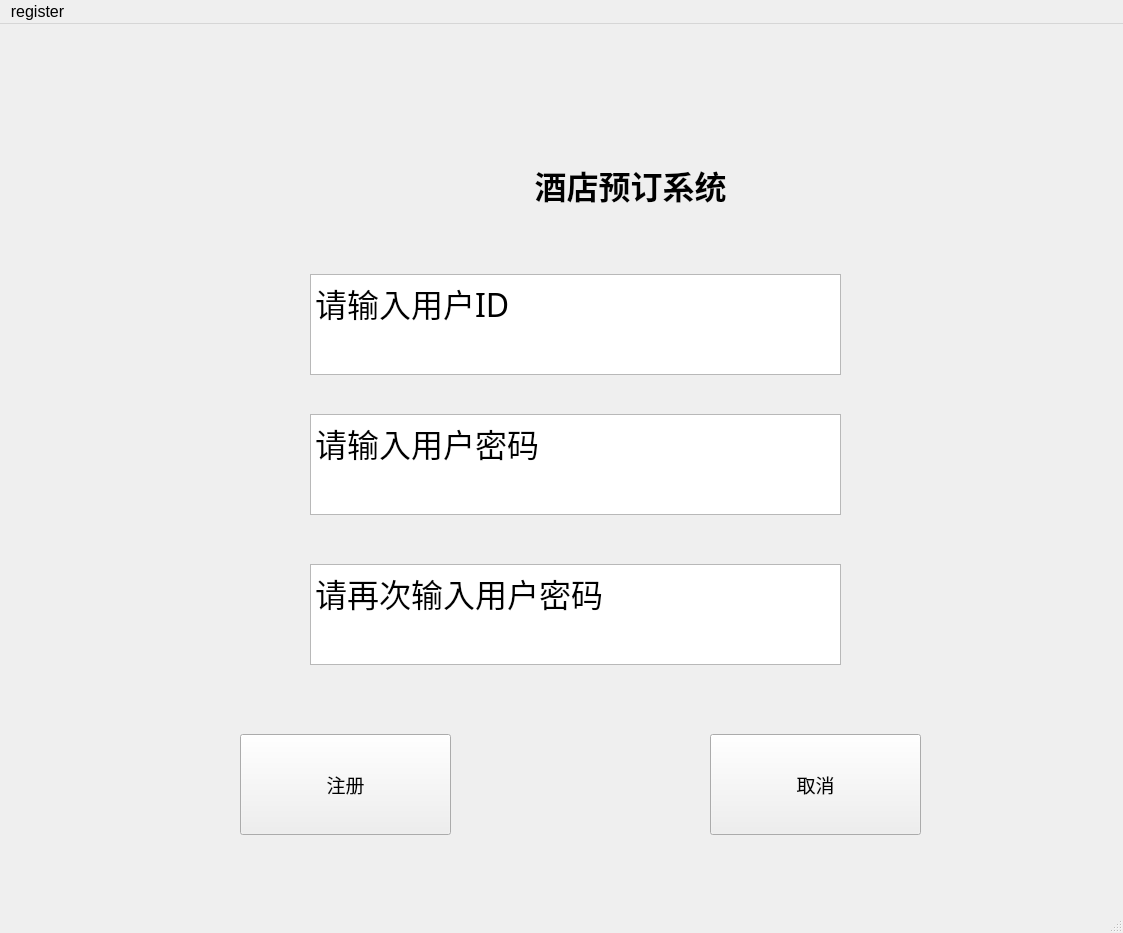
<?xml version="1.0" encoding="UTF-8"?>
<ui version="4.0">
 <class>MainWindow</class>
 <widget class="QMainWindow" name="MainWindow">
  <property name="geometry">
   <rect>
    <x>0</x>
    <y>0</y>
    <width>1123</width>
    <height>933</height>
   </rect>
  </property>
  <property name="font">
   <font>
    <pointsize>12</pointsize>
   </font>
  </property>
  <property name="windowTitle">
   <string>Python酒店管理系统</string>
  </property>
  <widget class="QWidget" name="centralwidget">
   <widget class="QPushButton" name="pushButton_cancel">
    <property name="geometry">
     <rect>
      <x>710</x>
      <y>710</y>
      <width>211</width>
      <height>101</height>
     </rect>
    </property>
    <property name="font">
     <font>
      <pointsize>14</pointsize>
     </font>
    </property>
    <property name="text">
     <string>取消</string>
    </property>
   </widget>
   <widget class="QPlainTextEdit" name="plainTextEdit_account">
    <property name="geometry">
     <rect>
      <x>310</x>
      <y>250</y>
      <width>531</width>
      <height>101</height>
     </rect>
    </property>
    <property name="font">
     <font>
      <family>Adobe Devanagari</family>
      <pointsize>24</pointsize>
      <weight>50</weight>
      <bold>false</bold>
     </font>
    </property>
    <property name="plainText">
     <string>请输入用户ID</string>
    </property>
   </widget>
   <widget class="QLabel" name="label">
    <property name="geometry">
     <rect>
      <x>460</x>
      <y>120</y>
      <width>341</width>
      <height>81</height>
     </rect>
    </property>
    <property name="font">
     <font>
      <pointsize>24</pointsize>
      <weight>75</weight>
      <bold>true</bold>
     </font>
    </property>
    <property name="text">
     <string>酒店预订系统</string>
    </property>
    <property name="alignment">
     <set>Qt::AlignCenter</set>
    </property>
   </widget>
   <widget class="QPushButton" name="pushButton_register">
    <property name="geometry">
     <rect>
      <x>240</x>
      <y>710</y>
      <width>211</width>
      <height>101</height>
     </rect>
    </property>
    <property name="font">
     <font>
      <pointsize>14</pointsize>
     </font>
    </property>
    <property name="text">
     <string>注册</string>
    </property>
   </widget>
   <widget class="QPlainTextEdit" name="plainTextEdit_password">
    <property name="geometry">
     <rect>
      <x>310</x>
      <y>390</y>
      <width>531</width>
      <height>101</height>
     </rect>
    </property>
    <property name="font">
     <font>
      <family>Adobe Devanagari</family>
      <pointsize>24</pointsize>
      <weight>50</weight>
      <bold>false</bold>
     </font>
    </property>
    <property name="plainText">
     <string>请输入用户密码</string>
    </property>
   </widget>
   <widget class="QLabel" name="label_2">
    <property name="geometry">
     <rect>
      <x>370</x>
      <y>110</y>
      <width>141</width>
      <height>101</height>
     </rect>
    </property>
    <property name="text">
     <string/>
    </property>
    <property name="pixmap">
     <pixmap>C:/Users/jqyyd/Desktop/屏幕截图 2023-06-26 230630.jpg</pixmap>
    </property>
   </widget>
   <widget class="QPlainTextEdit" name="plainTextEdit_password_2">
    <property name="geometry">
     <rect>
      <x>310</x>
      <y>540</y>
      <width>531</width>
      <height>101</height>
     </rect>
    </property>
    <property name="font">
     <font>
      <family>Adobe Devanagari</family>
      <pointsize>24</pointsize>
      <weight>50</weight>
      <bold>false</bold>
     </font>
    </property>
    <property name="plainText">
     <string>请再次输入用户密码</string>
    </property>
   </widget>
  </widget>
  <widget class="QMenuBar" name="menubar">
   <property name="geometry">
    <rect>
     <x>0</x>
     <y>0</y>
     <width>1123</width>
     <height>27</height>
    </rect>
   </property>
   <widget class="QMenu" name="menuregister">
    <property name="font">
     <font>
      <pointsize>12</pointsize>
     </font>
    </property>
    <property name="title">
     <string>register</string>
    </property>
   </widget>
   <addaction name="menuregister"/>
  </widget>
  <widget class="QStatusBar" name="statusbar"/>
 </widget>
 <resources/>
 <connections/>
</ui>
